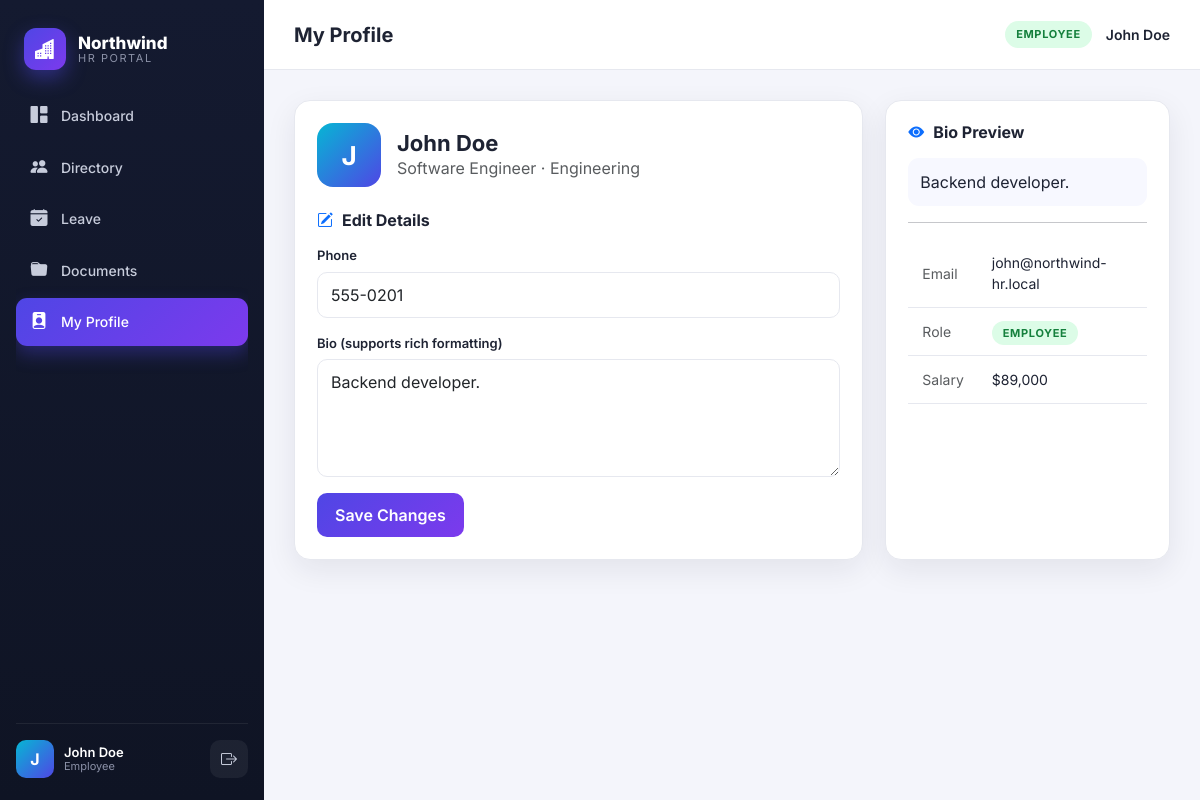
Page /profile (signed in) on the committed database.
### tables this page shows
CREATE TABLE users (
        id INTEGER PRIMARY KEY AUTOINCREMENT,
        username TEXT UNIQUE NOT NULL,
        password TEXT NOT NULL,          -- MD5 (weak)
        full_name TEXT,
        email TEXT,
        role TEXT NOT NULL,              -- admin | hr | employee
        department TEXT,
        title TEXT,
        salary INTEGER,
        phone TEXT,
        bio TEXT,                        -- stored XSS sink
        avatar TEXT,
        security_question TEXT,
        security_answer TEXT,            -- cleartext (weak recovery)
        active INTEGER DEFAULT 1
    );

### app.py (the view)
@app.route("/profile", methods=["GET", "POST"])
@login_required
def profile():
    db = get_db()
    user = current_user()
    if request.method == "POST":
        bio = request.form.get("bio", "")
        phone = request.form.get("phone", "")
        db.execute("UPDATE users SET bio=?, phone=? WHERE id=?", (bio, phone, user["id"]))
        db.commit()
        return redirect(url_for("profile"))
    return render_template("profile.html", user=user)

### app.py (called while the page is built)
def get_db():
    if "db" not in g:
        g.db = sqlite3.connect(DATABASE)
        g.db.row_factory = sqlite3.Row
    return g.db

def current_user():
    if "user_id" not in session:
        return None
    db = get_db()
    return db.execute("SELECT * FROM users WHERE id=?", (session["user_id"],)).fetchone()

def login_required(fn):
    from functools import wraps
    @wraps(fn)
    def wrapper(*a, **k):
        if "user_id" not in session:
            return redirect(url_for("login"))
        return fn(*a, **k)
    return wrapper

### templates/profile.html (shortened to what this page needs)
{% extends "base.html" %}
{% set active='profile' %}
{% block heading %}My Profile{% endblock %}
{% block content %}
<div class="grid-2">
  <div class="panel">
    <div class="d-flex align-items-center gap-3 mb-4">
      <div class="mini-avatar" style="width:64px;height:64px;font-size:26px;border-radius:16px">{{ user['full_name'][0] }}</div>
      <div>
        <h3 style="margin:0;font-size:22px">{{ user['full_name'] }}</h3>
        <div class="text-muted">{{ user['title'] }} · {{ user['department'] }}</div>
      </div>
    </div>
    <h3><i class="bi bi-pencil-square text-primary"></i> Edit Details</h3>
    <form method="post">
      <div class="mb-3"><label>Phone</label><input class="form-control" name="phone" value="{{ user['phone'] }}"></div>
      <div class="mb-3"><label>Bio (supports rich formatting)</label>
        <textarea class="form-control" name="bio" rows="4">{{ user['bio'] }}</textarea>
      </div>
      <button class="btn-grad" type="submit">Save Changes</button>
    </form>
  </div>
  <div class="panel">
    <h3><i class="bi bi-eye-fill text-primary"></i> Bio Preview</h3>
    <div style="padding:12px;border-radius:11px;background:#f7f8ff">{{ user['bio']|safe }}</div>
    <hr>
    <table class="tbl">
      <tr><td class="text-muted">Email</td><td>{{ user['email'] }}</td></tr>
      <tr><td class="text-muted">Role</td><td><span class="badge-role role-{{ user['role'] }}">{{ user['role']|upper }}</span></td></tr>
      <tr><td class="text-muted">Salary</td><td>${{ '{:,}'.format(user['salary']) if user['salary'] else '—' }}</td></tr>
    </table>
  </div>
</div>
{% endblock %}

### templates/base.html (shortened to what this page needs)
<!doctype html>
<html lang="en">
<head>
  <link href="https://cdn.jsdelivr.net/npm/bootstrap@5.3.3/dist/css/bootstrap.min.css" rel="stylesheet">
  <link href="https://cdn.jsdelivr.net/npm/bootstrap-icons@1.11.3/font/bootstrap-icons.css" rel="stylesheet">
  <link rel="stylesheet" href="{{ url_for('static', filename='css/style.css') }}">
</head>
<body>
{% if user %}
<div class="app-shell">
  <aside class="sidebar">
    <div class="brand">
      <div class="brand-mark"><i class="bi bi-buildings-fill"></i></div>
      <div class="brand-text">
        <span class="brand-name">Northwind</span>
        <span class="brand-sub">HR Portal</span>
      </div>
    </div>
    <nav class="nav-list">
      <a href="{{ url_for('dashboard') }}" class="nav-item {% if active=='dashboard' %}active{% endif %}"><i class="bi bi-grid-1x2-fill"></i><span>Dashboard</span></a>
      <a href="{{ url_for('employees') }}" class="nav-item {% if active=='employees' %}active{% endif %}"><i class="bi bi-people-fill"></i><span>Directory</span></a>
      <a href="{{ url_for('leave') }}" class="nav-item {% if active=='leave' %}active{% endif %}"><i class="bi bi-calendar-check-fill"></i><span>Leave</span></a>
      <a href="{{ url_for('documents') }}" class="nav-item {% if active=='documents' %}active{% endif %}"><i class="bi bi-folder-fill"></i><span>Documents</span></a>
      <a href="{{ url_for('profile') }}" class="nav-item {% if active=='profile' %}active{% endif %}"><i class="bi bi-person-badge-fill"></i><span>My Profile</span></a>
    </nav>
    <div class="sidebar-foot">
      <div class="mini-user">
        <div class="mini-avatar">{{ user['full_name'][0] }}</div>
        <div class="mini-meta">
          <span class="mini-name">{{ user['full_name'] }}</span>
          <span class="mini-role">{{ user['role']|capitalize }}</span>
        </div>
      </div>
      <a href="{{ url_for('logout') }}" class="logout-btn"><i class="bi bi-box-arrow-right"></i></a>
    </div>
  </aside>
  <div class="main">
    <header class="topbar">
      <div class="topbar-title">{% block heading %}{% endblock %}</div>
      <div class="topbar-actions">
        <div class="badge-role role-{{ user['role'] }}">{{ user['role']|upper }}</div>
        <span class="topbar-name">{{ user['full_name'] }}</span>
      </div>
    </header>
    <div class="content">
      {% block content %}{% endblock %}
    </div>
  </div>
</div>
{% else %}
  {% block auth %}{% endblock %}
{% endif %}
</body>
</html>

### static/css/style.css (style rules this page uses)
:root { --bg:#0f1220; --bg-2:#151a2d; --panel:#ffffff; --ink:#1e2333; --muted:#6b7280; --line:#e6e8ef; --brand:#4f46e5; --brand-2:#7c3aed; --accent:#06b6d4; --good:#10b981; --warn:#f59e0b; --bad:#ef4444; --sidebar:#12172a; --sidebar-ink:#c7ccdb; --radius:16px; --shadow:0 10px 30px rgba(20,24,45,.08); }
* { box-sizing:border-box }
body { margin:0;font-family:'Inter',system-ui,sans-serif; background:#f4f5fb;color:var(--ink); }
a { text-decoration:none;color:inherit }
.app-shell { display:flex;min-height:100vh }
.sidebar { width:264px;flex-shrink:0;background:linear-gradient(180deg,#141a30,#0f1424); color:var(--sidebar-ink);display:flex;flex-direction:column;padding:22px 16px; position:sticky;top:0;height:100vh; }
.brand { display:flex;align-items:center;gap:12px;padding:6px 8px 22px }
.brand-mark { width:42px;height:42px;border-radius:12px;display:grid;place-items:center; background:linear-gradient(135deg,var(--brand),var(--brand-2)); color:#fff;font-size:20px;box-shadow:0 8px 20px rgba(79,70,229,.45); }
.brand-text { display:flex;flex-direction:column;line-height:1.1 }
.brand-name { font-weight:800;color:#fff;font-size:17px }
.brand-sub { font-size:11px;letter-spacing:.14em;text-transform:uppercase;color:#8b91a7 }
.nav-list { display:flex;flex-direction:column;gap:4px;flex:1;overflow-y:auto }
.nav-item { display:flex;align-items:center;gap:12px;padding:11px 13px;border-radius:11px; color:var(--sidebar-ink);font-weight:500;font-size:14px;transition:.15s; }
.nav-item i { font-size:17px;width:20px;text-align:center }
.nav-item.active { background:linear-gradient(135deg,var(--brand),var(--brand-2));color:#fff; box-shadow:0 8px 18px rgba(79,70,229,.35); }
.sidebar-foot { display:flex;align-items:center;gap:10px;padding-top:16px;border-top:1px solid rgba(255,255,255,.07);margin-top:12px }
.mini-user { display:flex;align-items:center;gap:10px;flex:1 }
.mini-avatar { width:38px;height:38px;border-radius:10px;background:linear-gradient(135deg,var(--accent),var(--brand));display:grid;place-items:center;color:#fff;font-weight:700 }
.mini-meta { display:flex;flex-direction:column;line-height:1.2 }
.mini-name { color:#fff;font-size:13px;font-weight:600 }
.mini-role { font-size:11px;color:#8b91a7 }
.logout-btn { width:38px;height:38px;border-radius:10px;display:grid;place-items:center;background:rgba(255,255,255,.06);color:#c7ccdb }
.main { flex:1;display:flex;flex-direction:column;min-width:0 }
.topbar { height:70px;background:#fff;border-bottom:1px solid var(--line); display:flex;align-items:center;justify-content:space-between;padding:0 30px; position:sticky;top:0;z-index:10; }
.topbar-title { font-size:20px;font-weight:700 }
.topbar-actions { display:flex;align-items:center;gap:14px }
.topbar-name { font-weight:600;font-size:14px }
.badge-role { font-size:11px;font-weight:700;letter-spacing:.06em;padding:5px 11px;border-radius:999px }
.role-employee { background:#dcfce7;color:#15803d }
.content { padding:30px;flex:1 }
.grid-2 { display:grid;grid-template-columns:2fr 1fr;gap:22px }
.panel { background:#fff;border:1px solid var(--line);border-radius:var(--radius);box-shadow:var(--shadow);padding:22px }
.panel h3 { font-size:16px;font-weight:700;margin:0 0 16px;display:flex;align-items:center;gap:9px }
.tbl { width:100%;border-collapse:collapse }
.tbl td { padding:13px 14px;border-bottom:1px solid var(--line);font-size:14px }
.btn-grad { background:linear-gradient(135deg,var(--brand),var(--brand-2));border:none;color:#fff;font-weight:600;padding:10px 18px;border-radius:10px;transition:.15s;cursor:pointer }
.form-control,.form-select { border-radius:10px;border:1px solid var(--line);padding:10px 13px }
label { font-size:13px;font-weight:600;margin-bottom:6px;display:block }

### rows in the picture
users: full_name "J", full_name "John Doe", role "Employee", role "EMPLOYEE", title "Software Engineer", department "Engineering", phone "555-0201", bio "Backend developer.", email "john@northwind-hr.local", salary "89,000"
